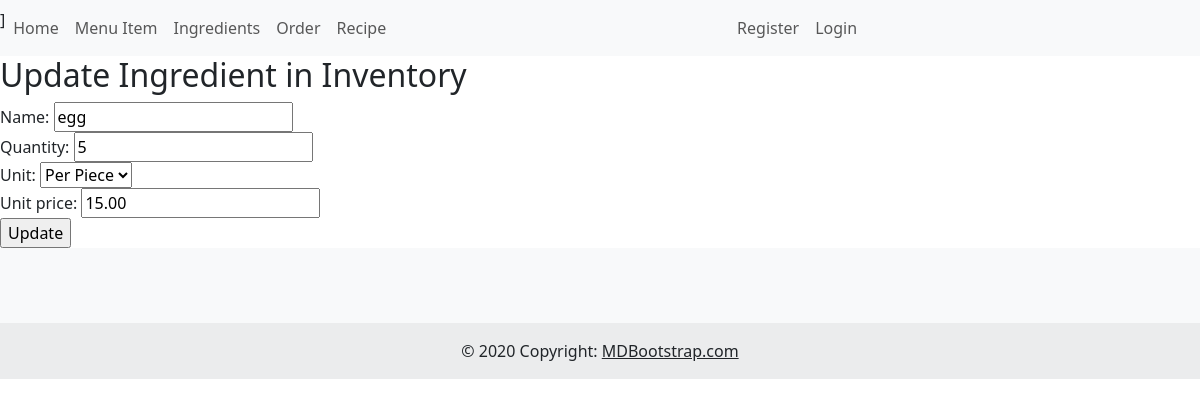
Page /ingredients/1/update on the committed database.
### inventory/models.py (models this page shows, shortened)
class Ingredient(models.Model):
    name = models.CharField(max_length=100)
    quantity = models.IntegerField(default=0)
    UNIT_CHOICES = [
        ('kg', 'Kilogram'),
        ('gram', 'Gram'),
        ('ltr', 'Liter'),
        ('piece', 'Per Piece'),
    ]
    unit = models.CharField(max_length=10, choices=UNIT_CHOICES)
    unit_price = models.DecimalField(max_digits=10, decimal_places=2)

### inventory/views.py (the view)
# urls.py: path('ingredients/<slug:pk>/update', views.UpdateIngredientView.as_view(), name="update-ingredients"),
class UpdateIngredientView(UpdateView):
    template_name = "inventory/update_ingredient.html"
    model = Ingredient
    form_class = IngredientForm
    success_url = reverse_lazy ('inventory:ingredients')

### inventory/forms.py
class IngredientForm(forms.ModelForm):
    class Meta:
        model = Ingredient
        fields = "__all__"

### inventory/templates/inventory/update_ingredient.html (shortened to what this page needs)
{% extends 'inventory/base.html' %}
{% block content %}
    <h2>Update Ingredient in Inventory</h2>
    <form method="post" class="flex-form">
        {{ form }}
        <input type="submit" value="Update"/>
    </form>
{% endblock %}

### rows in the picture
Ingredient: name "egg", quantity "5", unit "Per Piece", unit_price "15.00"
